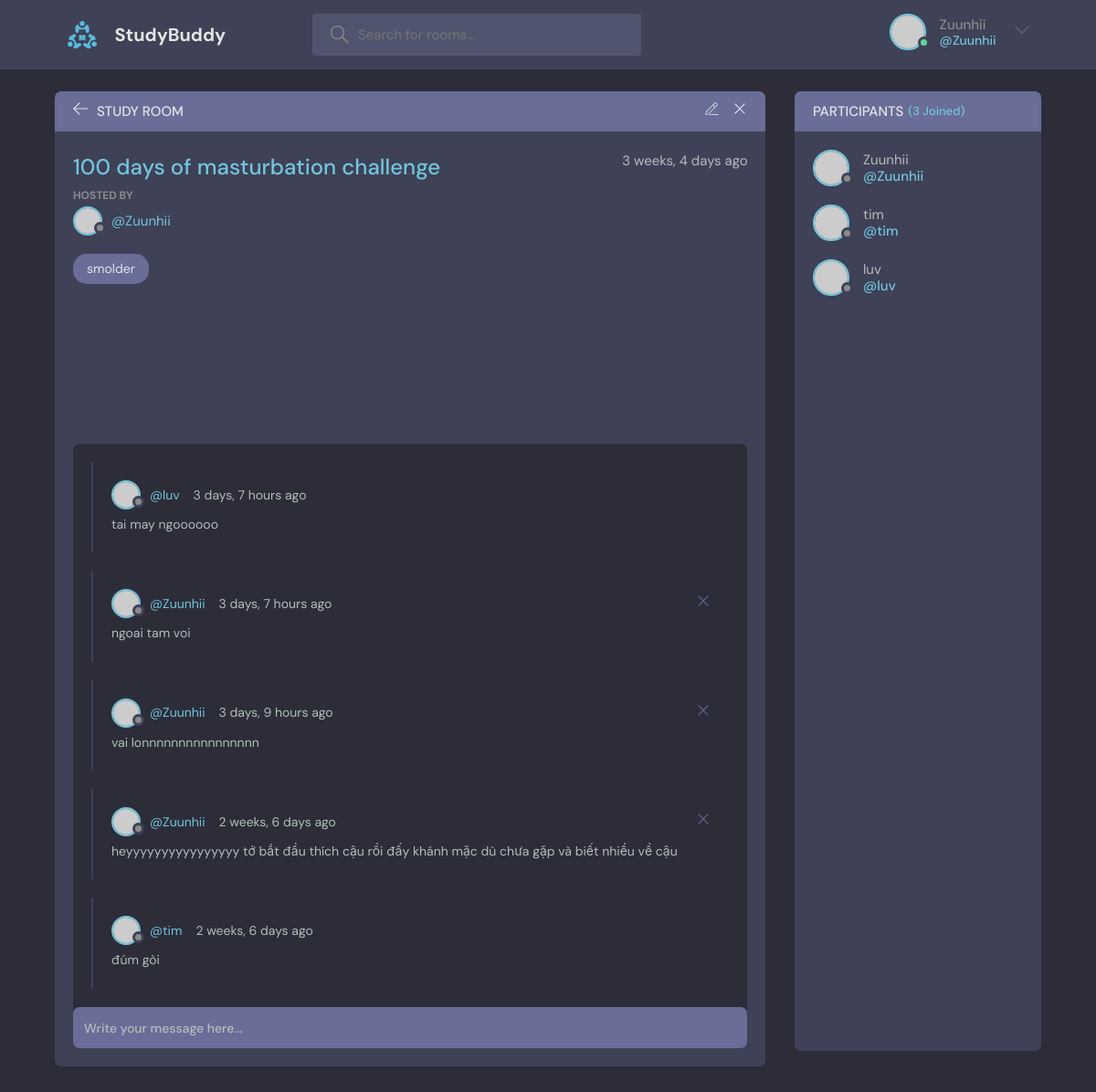
/room/2/ (signed in), run on the app's committed database.
### base/models.py (models this page shows, shortened)
class Room(models.Model):
    host = models.ForeignKey(User, on_delete=models.SET_NULL,null=True)
    topic = models.ForeignKey(Topic, on_delete=models.SET_NULL,null=True)
    name = models.CharField(max_length=200)
    description = models.TextField(null=True,blank = True)
    participants = models.ManyToManyField(User, related_name='paticipants',blank=True)
    updated = models.DateTimeField(auto_now=True)
    created = models.DateTimeField(auto_now_add=True)
    class Meta:
        ordering = ['-updated','-created']

class Topic(models.Model):
    name =models.CharField(max_length=200)
    def __str__(self):
        return self.name

class Message(models.Model):
    user = models.ForeignKey(User, on_delete=models.CASCADE)
    room = models.ForeignKey(Room, on_delete=models.CASCADE)
    body = models.TextField()
    updated = models.DateTimeField(auto_now=True)
    created = models.DateTimeField(auto_now_add=True)
    class Meta:
        ordering = ['-updated','-created']

### base/views.py (the view, shortened to what this page needs)
# urls.py: path('room/<str:pk>/',views.room,name="room"),
def room(request,pk):
    room = Room.objects.get(id=pk)
    room_messages = room.message_set.all()
    participants = room.participants.all()
    context = {'room': room, 'room_messages':room_messages, 'participants':participants}
    return render(request,'base/room.html',context)

### base/templates/base/room.html (shortened to what this page needs)
{% extends 'main.html' %}
{% block content%}
    <main class="profile-page layout layout--2">
      <div class="container">
        <div class="room">
          <div class="room__top">
            <div class="room__topLeft">
              <a href="{% url 'home' %}">
                <svg version="1.1" xmlns="http://www.w3.org/2000/svg" width="32" height="32" viewBox="0 0 32 32">
                  <title>arrow-left</title>
                  <path
                    d="M13.723 2.286l-13.723 13.714 13.719 13.714 1.616-1.611-10.96-10.96h27.625v-2.286h-27.625l10.965-10.965-1.616-1.607z"
                  ></path>
                </svg>
              </a>
              <h3>Study Room</h3>
            </div>
            {% if room.host == request.user %}
            <div class="room__topRight">
              <a href="{% url 'update-room' room.id %}">
              </a>
              <a href="{% url 'delete-room' room.id %}">
                <svg version="1.1" xmlns="http://www.w3.org/2000/svg" width="32" height="32" viewBox="0 0 32 32">
                  <title>remove</title>
                  <path
                    d="M27.314 6.019l-1.333-1.333-9.98 9.981-9.981-9.981-1.333 1.333 9.981 9.981-9.981 9.98 1.333 1.333 9.981-9.98 9.98 9.98 1.333-1.333-9.98-9.98 9.98-9.981z"
                  ></path>
                </svg>
              </a>
            </div>
            {% endif %}
          </div>
          <div class="room__box scroll">
            <div class="room__header scroll">
              <div class="room__info">
                <h3>{{room.name}}</h3>
                <span>{{room.created|timesince}} ago</span>
              </div>
              <div class="room__hosted">
                <p>Hosted By</p>
                <a href="{% url 'user-profile' room.host.id %}" class="room__author">
                  <div class="avatar avatar--small">
                    <img src="https://randomuser.me/api/portraits/men/37.jpg" />
                  </div>
                  <span>@{{room.host.username}}</span>
                </a>
              </div>
              <span class="room__topics">{{room.topic}}</span>
            </div>
            <div class="room__conversation">
              <div class="threads scroll">
                 {% for message in room_messages %}
                <div class="thread">
                  <div class="thread__top">
                    <div class="thread__author">
                      <a href="{% url 'user-profile' message.user.id %}" class="thread__authorInfo">
                        <div class="avatar avatar--small">
                          <img src="https://randomuser.me/api/portraits/men/37.jpg" />
                        </div>
                        <span>@{{message.user.username}}</span>
                      </a>
                      <span class="thread__date">{{message.created|timesince}} ago</span>
                    </div>
                    {% if request.user == message.user %}
                    <a href ="{% url 'delete-message' message.id %}">
                      <div class="thread__delete">
                        <svg version="1.1" xmlns="http://www.w3.org/2000/svg" width="32" height="32" viewBox="0 0 32 32">
                          <title>remove</title>
                          <path
                            d="M27.314 6.019l-1.333-1.333-9.98 9.981-9.981-9.981-1.333 1.333 9.981 9.981-9.981 9.98 1.333 1.333 9.981-9.98 9.98 9.98 1.333-1.333-9.98-9.98 9.98-9.981z"
                          ></path>
                        </svg>
                      </div>
                    </a>
                    {% endif %}
                  </div>
                  <div class="thread__details">
                    {{message.body}}
                  </div>
                </div>
                {% endfor %}
              </div>
            </div>
          </div>
          <div class="room__message">
            <form action="#"><input name="" placeholder="Write your message here..." /></form>
          </div>
        </div>
        <div class="participants">
          <h3 class="participants__top">Participants <span>({{participants.count}} Joined)</span></h3>
          <div class="participants__list scroll">
            {% for user in participants %}
            <a href="{% url 'user-profile' user.id %}" class="participant">
              <div class="avatar avatar--medium">
                <img src="https://randomuser.me/api/portraits/men/37.jpg" />
              </div>
              <p>
                {{user.username}}
                <span>@{{user.username}}</span>
              </p>
            </a>
            {% endfor %}
          </div>
        </div>
      </div>
    </main>
{% endblock content %}

### templates/navbar.html (shortened to what this page needs)
{% load static %}
<header class="header header--loggedIn">
      <div class="container">
        <a href="{% url 'home' %}" class="header__logo">
          <img src="{% static 'images/logo.svg' %}" />
          <h1>StudyBuddy</h1>
        </a>
        <form class="header__search" method = "GET" action="{% url 'home' %}">
          <label>
            <input name = "q" placeholder="Search for rooms..." />
          </label>
        </form>
        <nav class="header__menu">
          {% if request.user.is_authenticated %}
          <div class="header__user">
            <a href="profile.html">
              <div class="avatar avatar--medium active">
                <img src="https://randomuser.me/api/portraits/men/37.jpg" />
              </div>
              <p>{{ request.user.username }}<span>@{{request.user.username}}</span></p>
            </a>
            <button class="dropdown-button">
              <svg version="1.1" xmlns="http://www.w3.org/2000/svg" width="32" height="32" viewBox="0 0 32 32">
                <title>chevron-down</title>
                <path d="M16 21l-13-13h-3l16 16 16-16h-3l-13 13z"></path>
              </svg>
            </button>
          </div>
          {% else %}
          <a href="{% url 'login' %}">
            <img src="{% static 'images/avatar.svg' %}" />
            <p>Login</p>
          </a>
          {% endif %}
        </nav>
      </div>
    </header>

### data on the page
Room: name "100 days of masturbation challenge", created "3 weeks, 4 days", host.username "Zuunhii", topic "smolder"
Message: user.username "luv", created "3 days, 7 hours", body "tai may ngoooooo"
Message: user.username "Zuunhii", created "3 days, 7 hours", body "ngoai tam voi"
Message: user.username "Zuunhii", created "3 days, 9 hours", body "vai lonnnnnnnnnnnnnnnn"
Message: user.username "Zuunhii", created "2 weeks, 6 days", body "heyyyyyyyyyyyyyyyy tớ bắt đầu thích cậu rồi đấy khánh mặc dù chưa gặp và biết nhiều về cậu"
Message: user.username "tim", created "2 weeks, 6 days", body "đúm gòi"

### other printed values
{{ request.user.username }} "Zuunhii"
{{ participants.count }} "3"
{{ user.username }} "Zuunhii"
{{ user.username }} "tim"
{{ user.username }} "luv"
